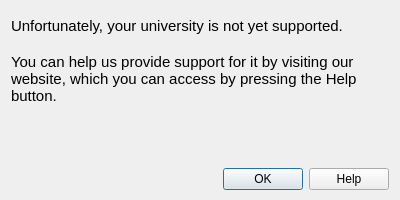
<?xml version="1.0" encoding="UTF-8"?>
<ui version="4.0">
 <class>UniNotSupportedDialog</class>
 <widget class="QDialog" name="UniNotSupportedDialog">
  <property name="geometry">
   <rect>
    <x>0</x>
    <y>0</y>
    <width>400</width>
    <height>200</height>
   </rect>
  </property>
  <property name="minimumSize">
   <size>
    <width>400</width>
    <height>200</height>
   </size>
  </property>
  <property name="maximumSize">
   <size>
    <width>500</width>
    <height>300</height>
   </size>
  </property>
  <property name="windowTitle">
   <string>University not Supported</string>
  </property>
  <property name="windowIcon">
   <iconset>
    <normaloff>../assets/logo.png</normaloff>../assets/logo.png</iconset>
  </property>
  <layout class="QVBoxLayout" name="verticalLayout">
   <property name="leftMargin">
    <number>11</number>
   </property>
   <property name="rightMargin">
    <number>11</number>
   </property>
   <property name="bottomMargin">
    <number>10</number>
   </property>
   <item>
    <layout class="QVBoxLayout" name="verticalLayout_2">
     <item>
      <spacer name="verticalSpacer">
       <property name="orientation">
        <enum>Qt::Vertical</enum>
       </property>
       <property name="sizeType">
        <enum>QSizePolicy::Fixed</enum>
       </property>
       <property name="sizeHint" stdset="0">
        <size>
         <width>0</width>
         <height>6</height>
        </size>
       </property>
      </spacer>
     </item>
     <item>
      <widget class="QLabel" name="label">
       <property name="minimumSize">
        <size>
         <width>0</width>
         <height>0</height>
        </size>
       </property>
       <property name="font">
        <font>
         <pointsize>11</pointsize>
        </font>
       </property>
       <property name="cursor">
        <cursorShape>ArrowCursor</cursorShape>
       </property>
       <property name="focusPolicy">
        <enum>Qt::TabFocus</enum>
       </property>
       <property name="text">
        <string>Unfortunately, your university is not yet supported.

You can help us provide support for it by visiting our website, which you can access by pressing the Help button.</string>
       </property>
       <property name="alignment">
        <set>Qt::AlignLeading|Qt::AlignLeft|Qt::AlignTop</set>
       </property>
       <property name="wordWrap">
        <bool>true</bool>
       </property>
      </widget>
     </item>
    </layout>
   </item>
   <item>
    <widget class="QDialogButtonBox" name="button_box">
     <property name="orientation">
      <enum>Qt::Horizontal</enum>
     </property>
     <property name="standardButtons">
      <set>QDialogButtonBox::Help|QDialogButtonBox::Ok</set>
     </property>
    </widget>
   </item>
  </layout>
 </widget>
 <resources/>
 <connections>
  <connection>
   <sender>button_box</sender>
   <signal>accepted()</signal>
   <receiver>UniNotSupportedDialog</receiver>
   <slot>reject()</slot>
   <hints>
    <hint type="sourcelabel">
     <x>316</x>
     <y>260</y>
    </hint>
    <hint type="destinationlabel">
     <x>286</x>
     <y>274</y>
    </hint>
   </hints>
  </connection>
 </connections>
</ui>
